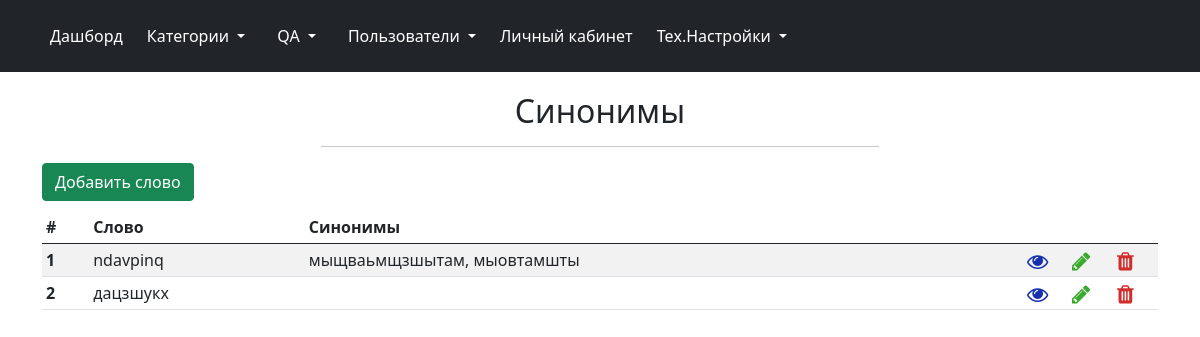
Page /admin/synonyms (signed in) on the earlier database version.
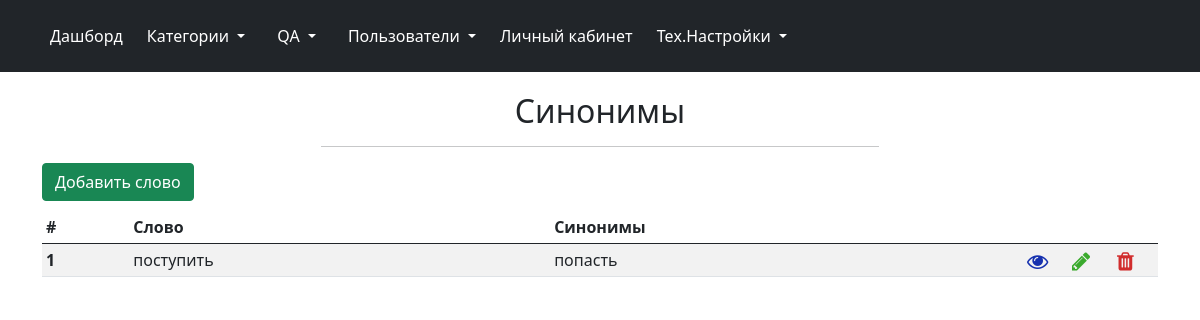
Same page on the later database version.
### dbase.py (models this page shows, shortened)
class SynonymousWords(db.Model):
    id = db.Column(db.Integer, primary_key=True)
    word = db.Column(db.String(100), nullable=False)
    synonym_id = db.Column(db.Integer)

### admin/admin.py (the view)
@admin.route('/synonyms')
@login_required
def synonyms():
    if not current_user.right_synonym:
        return render_template('admin/access_denied.html')
    add_synonyms_dependent_form = forms.AddSynonymsDependentForm()
    edit_synonyms_dependent_form = forms.EditSynonymsDependentForm()
    delete_synonyms_dependent_form = forms.DeleteSynonymsDependentForm()
    try:
        synonyms = SynonymousWords.query
    except NameError:
        return "Ошибка чтения из БД"
    main_words = synonyms.filter(SynonymousWords.synonym_id.is_(None))
    main_dependent_words = []
    for main_word in main_words:
        dependent_words = synonyms.filter(main_word.id == SynonymousWords.synonym_id)
        main_dependent_words += [(main_word, dependent_words)]
    return render_template('admin/synonyms.html', add_synonyms_dependent_form=add_synonyms_dependent_form,
                           edit_synonyms_dependent_form=edit_synonyms_dependent_form,
                           delete_synonyms_dependent_form=delete_synonyms_dependent_form,
                           main_dependent_words=main_dependent_words)

### admin/admin.py (called while the page is built)
@admin.before_request
def before_request():
    if current_user.is_authenticated:
        if current_user.is_deactivated:
            logout_user()
            flash("Ваш аккаунт заблокирован. Для получения дополнительных сведений обратитесь к администратору",
                  category='danger')
            return redirect(url_for('.login'))

### app.py (called while the page is built)
@login_manager.user_loader
def load_user(user_id):
    return Users.query.get(user_id)

### admin/templates/admin/synonyms.html (shortened to what this page needs)
{% extends 'admin/base.html' %}
{% import "admin/macros.html" as macros %}
{% block page_header %}
Синонимы
{% endblock %}
{% block body %}
<div class="btn_container">
	<button type="button" class="btn btn-success button_active" data-bs-toggle="modal" data-bs-target="#addModal">
		Добавить слово
	</button>
</div>
<table class="table table-striped table-sm">
	<thead>
		<tr>
			<th scope="col">#</th>
			<th scope="col">Слово</th>
			<th scope="col">Синонимы</th>
			<th scope="col"></th>
			<th scope="col"></th>
			<th scope="col"></th>
		</tr>
	</thead>
	<tbody>
		{% for main_dependent_word in main_dependent_words %}
		<tr class="table_line_item" data-id="{{ main_dependent_word[0].id }}" data-name="{{ main_dependent_word[0].word }}">
			<th scope="row"></th>
			<td>{{ main_dependent_word[0].word }}</td>
			<td>
				{% for dependent_word in main_dependent_word[1] %}
				{{ dependent_word.word -}} {{ ',' if not loop.last }}
				{% endfor %}
			</td>
			<td scope="col" width="45">
				<a href="{{ url_for('.synonyms_replacement', word_id=main_dependent_word[0].id) }}">
					<i class="fa fa-eye fa-lg table_action_icon view_icon category_table" aria-hidden="true" title="Просмотреть синонимы слова"></i>
				</a>
			</td>
			<td scope="col" width="45"><i class="fa fa-pencil fa-lg table_action_icon edit_icon category_table" aria-hidden="true" data-bs-toggle="modal" data-bs-target="#editModal" title="Редактировать"></i></td>
			<td scope="col" width="45"><i class="fa fa-trash fa-lg table_action_icon delete_icon category_table" aria-hidden="true" data-bs-toggle="modal" data-bs-target="#deleteModal" title="Удалить"></i></td>
		</tr>
		{% endfor %}
	</tbody>
</table>
{% endblock %}

### admin/templates/admin/base.html (shortened to what this page needs)
<!DOCTYPE html>
<html lang="ru">
<head>
	<link href="https://cdn.jsdelivr.net/npm/bootstrap@5.0.1/dist/css/bootstrap.min.css" rel="stylesheet">
	<link rel="stylesheet" href="{{ url_for('static', filename='libraries/css/font-awesome.min.css') }}">
	<link rel="stylesheet" href="{{ url_for('.static', filename='css/style.css') }}">
</head>
<body>
	<header class="p-3 bg-dark text-white">
		<div class="container">
			<div class="d-flex flex-wrap align-items-center justify-content-center justify-content-lg-start">
				<ul class="nav col-12 col-lg-auto me-lg-auto mb-2 justify-content-center mb-md-0">
					<li><a href="{{ url_for('.index') }}" class="nav-link px-2 text-white">Дашборд</a></li>
					<li class="nav-item dropdown">
						<a class="nav-link dropdown-toggle text-white" href="{{ url_for('.category') }}" id="navbarDropdown" role="button" aria-expanded="false">
							Категории
						</a>
					</li>
					<li class="nav-item dropdown">
						<a class="nav-link dropdown-toggle text-white" href="{{ url_for('.qa') }}" id="navbarDropdown" role="button" aria-expanded="false">
							QA
						</a>
					</li>
					<li class="nav-item dropdown">
						<a class="nav-link dropdown-toggle text-white" href="{{ url_for('.users') }}" id="navbarDropdown" role="button" aria-expanded="false">
							Пользователи
						</a>
					</li>
					<li><a href="{{ url_for('.account') }}" class="nav-link px-2 text-white">Личный кабинет</a></li>
					<li class="nav-item dropdown">
						<span class="nav-link dropdown-toggle text-white" id="navbarDropdown" role="button" aria-expanded="false">
							Тех.Настройки
						</span>
					</li>
				</ul>
			</div>
		</div>
	</header>
	<div class="container">
		<div class="col-6 offset-3">
			<h2 class="account_title">{% block page_header %}{% endblock %}</h2>
			<hr>
		</div>
		{% block body %}{% endblock %}
	</div>
</body>
</html>

### admin/static/css/style.css (style rules this page uses)
header { margin-bottom: 20px; }
.delete_icon { color: #d12d2d; }
.edit_icon { color: #3aaa2d; }
.view_icon { color: #1631af; }
.table_action_icon { cursor: pointer; }
.account_title, .change_psswd { text-align: center; }
.btn_container { margin-bottom: 10px; }
.button_active { margin-right: 10px; }

Differences in the rows shown:
removed SynonymousWords: word "ndavpinq", shown under "Синонимы"
removed SynonymousWords: word "мыщваьмщзшытам", last ",", shown under "ndavpinq"
removed SynonymousWords: word "мыовтамшты", shown under "ndavpinq"
removed SynonymousWords: word "дацзшукх", shown under "Синонимы"
added SynonymousWords: word "поступить", shown under "Синонимы"
added SynonymousWords: word "попасть", shown under "поступить"
